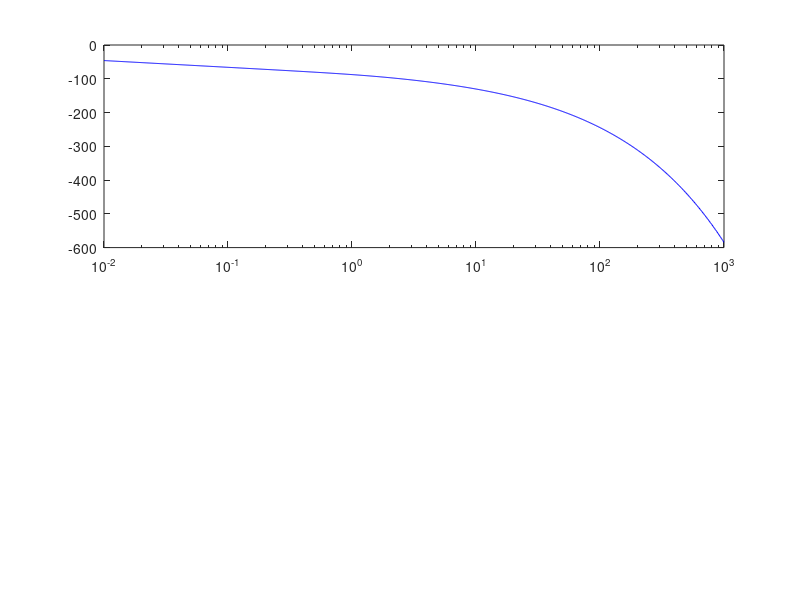

Write the MATLAB code that produced this figure. (Note: this script raises an error after producing the figure.)
 clc; clear; close all;
%% Entrées et constantes
lambda = 16.3;          % [W/mK] Conductivité thermique ;
rho = 8010;             % [kg/m³] Masse volumique ;
cp = 502;               % [J/kgK] Capacité thermique massique ;
a = lambda/(rho*cp);    % [m^2/s] Diffusivité thermique ;
e = 5e-3;               % [m] Epaisseur plaque ;
h = 200;                  % [W/m²K] Coefficent de transfert thermique ;
Ly = 10;                % [m] Longeur en y ;
Lz = 10;                % [m] Longeur en z ; 

% Paramètres de la simulation et données
figDir = 'outFig';              % [-] Emplacement pour les figures générées ;
order = [1 3 6 11];          % Ordre pour l'approximation de Pade ;
colors = ['r','b','g','m'];  % Couleurs pour les graphes de << orders >> ;
wmin = 1e-2;                 % [rad/s] Fréquence minimale pour le bode ;
wmax = 1e3;                  % [rad/s] Fréquence maximale pour le bode ;
wpoints = 1000;              % [rad/s] Nombre des fréquences ;  
No = [3 5 7];                % [-] Nombre des solutions en y ;
y = 0/2;                     % [m] Position en y à être analysée ;
Mo = [3 5 7];                % [-] Nombre des solutions en z ; 
z = 0/2;                     % [m] Position en z à être analysée ;
types = ["--" ":" "-." "-"]; % [-] Line styles for plots ;

%% Coeficientes theoriques et vecteurs
w = logspace(log10(wmin), log10(wmax), wpoints); % Vecteur de fréquences
k = sqrt(w*1j/a); % Résolution de l'équation en 1D
C = lambda*k.*sinh(e*k);
A = h*cosh(e*k);

%% Modèle de F(s) en 1D (sans pertes)
Fs_th = 1./C; % Modèle théorique sans pertes
mag_th = abs(Fs_th);
phase_th = angle(Fs_th);

% Figure (comparaison entre le modèle avec et sans pertes)
fig = figure; subplot(2,1,1);
semilogx(w,20*log10(mag_th),'b',LineWidth=1.4, DisplayName='Sans pertes'); 
hold on; subplot(2,1,2);
semilogx(w, phase_th*180/pi, 'b', LineWidth=1.4); hold on;

%% Modèle de F(s) en 1D (avec pertes)
Fs_th = 1./(C + A*h);
mag_th = abs(Fs_th);
phase_th = angle(Fs_th);

% Figure (comparaison entre le modèle avec et sans pertes)
subplot(2,1,1);
semilogx(w,20*log10(mag_th), 'r', LineStyle=types(1), LineWidth=1.4, ...
    DisplayName='Avec pertes');
ylabel('Mag (dB)', Interpreter='latex', FontSize=17);
grid minor; hold off; 
legend(Interpreter="latex", FontSize=12, Location="southwest");
subplot(2,1,2);
semilogx(w, phase_th*180/pi, 'r', LineStyle=types(1), LineWidth=1.4, ...
    DisplayName='Avec pertes');
grid minor; hold off;
ylabel('Phase (deg)', Interpreter='latex', FontSize=17);
xlabel("Fr\'{e}quences (rad/s)", Interpreter='latex', FontSize=17);
saveas(fig, figDir+"\avecEtSansPertes1D.png");
sgtitle("R\'{e}ponse en fr\'{e}quence de $F_{1D}(s)$", ...
    Interpreter='latex', FontSize=21);

%% Pade approx pour le modèle 1D (avec pertes)

fig = figure; % Il crée la figure pour diferentes ordres d'approximation

for i=1:length(order)
    A = [lambda/(2*e), h/2]; % Polinôme en xi
    B = [-lambda/(2*e), h/2]; % Polinôme en xi
    [P,Q] = padecoef(1,order(i)); % Aproximation e^(x) = P(xi)/Q(xi)

    % Aproximation de la fonction de transfert F(xi) = N(xi)/D(xi)
    N = conv(P,Q); 
    D = conv(conv(Q,Q), A) + conv(conv(P,P), B);

    % Passe à la variable de Laplace s = (a/e^2)xi
    N = changeVariable(N(mod(fliplr(1:length(N)),2)==1), [e^2/a 0]);
    D = changeVariable(D(mod(fliplr(1:length(D)),2)==1), [e^2/a 0]);
    N = N/D(end); D = D/D(end); % Unicité de F(s) (d0 = 1)

    % Diagramme de bode
    F_approx_ev = polyval(N,w*1j)./polyval(D,w*1j);
    mag_approx = abs(F_approx_ev);
    phase_approx = angle(F_approx_ev);

    % Figure
    subplot(2,1,1);
    semilogx(w,20*log10(mag_approx), colors(i), LineWidth=1.4, ...
        DisplayName="Pade $N="+num2str(order(i))+"$");  hold on;
    subplot(2,1,2);
    semilogx(w, phase_approx*180/pi, colors(i), LineWidth=1.4); hold on;
end

% Sauveguarde la fonction transfert
Fs_approx = tf(N, D);
save('..\identification\Fs_pade', 'Fs_approx');

% Configurations graphiques finales (comparaison pour les ordres en 1D)
subplot(2,1,1);
semilogx(w,20*log10(mag_th),'k',LineWidth=1.4,DisplayName='Theorique');
ylabel('Mag (dB)', Interpreter='latex', FontSize=17);
grid minor; hold off; 
legend(Interpreter="latex", FontSize=12, Location="southwest");
subplot(2,1,2);
semilogx(w, phase_th*180/pi,'k',LineWidth=1.4);
grid minor; hold off;
ylabel('Phase (deg)', Interpreter='latex', FontSize=17);
xlabel("Fr\'{e}quences (rad/s)", Interpreter='latex', FontSize=17);
fig.Position = [341 162 689 418];
saveas(fig, figDir+"\padeApprox.png");
sgtitle("R\'{e}ponse en fr\'{e}quence de $F_{1D}(s)$", ...
    Interpreter='latex', FontSize=21);

%% Mes fonctions
function P = polyPower(Q, n)
    % Il va evaluer le polynôme Q(x) à la puissance n, c'est à dire
    % P(x) = [Q(x)]^n. Si n = 0, donc P(x) = 1.
    
    % Prendre les cas plus simples
    if n == 0
        P = 1;
        return
    elseif n == 1
        P = Q;
        return
    % Le  cas générale
    else
        P = conv(Q, Q); % Il va faire n fois la convolution de Q
        for i = 3:n
            P = conv(P, Q);
        end
    end
end

function R = sumPoly(P, Q)
    % Prendre la summe de deux polynômes P(x) et Q(x). IL faut aligner les
    % deux vecteur de coefficientes dans un façon que il sera possibles de
    % les ajouter.
    
    % Prendre l'ordre plus grande
    P_order = length(P);
    Q_order = length(Q);
    if P_order > Q_order
         max_order = size(P);
    else
         max_order = size(Q);
    end

    % Ajoute les deux polynômes
    new_P = padarray(P, max_order-size(P), 0, 'pre');
    new_Q = padarray(Q, max_order-size(Q), 0, 'pre');
    R = new_P + new_Q;
end

function R = changeVariable(Q, P)
    % IL va changer la variable du polinôme Q(y) pour y = P(x) et retourner
    % un nouvel polynôme R(x) = Q(P(x)). Des convolution sucessives sont
    % utilisées.
    % R(x) = sum( r_i * x^i ) ;
    %      = sum( q_i * (p(x))^i ) ;

    R = 0;
    for i=0:length(Q)-1
        R = sumPoly(R, Q(length(Q)-i)*polyPower(P, i));
    end
end